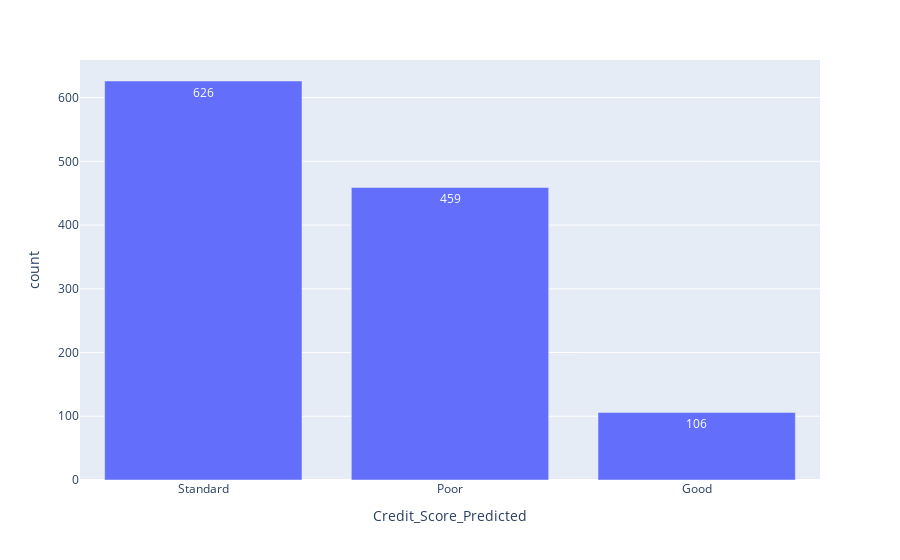

The cell this chart's notebook holds for it:
### Code cell
px.bar(df1['Credit_Score_Predicted'].value_counts().reset_index() , x='Credit_Score_Predicted', y = 'count' , text_auto=True)

### Figure 1 — Plotly figure (JSON) as saved in the notebook; plotly's stock layout.template omitted (floating-point values rounded to 4 significant figures)
{"data": [{"alignmentgroup": "True", "hovertemplate": "Credit_Score_Predicted=%{x}<br>count=%{y}<extra></extra>", "legendgroup": "", "marker": {"color": "#636efa", "pattern": {"shape": ""}}, "name": "", "offsetgroup": "", "orientation": "v", "showlegend": false, "textposition": "auto", "texttemplate": "%{y}", "type": "bar", "x": ["Standard", "Poor", "Good"], "xaxis": "x", "y": [626, 459, 106], "yaxis": "y"}], "layout": {"autosize": true, "barmode": "relative", "legend": {"tracegroupgap": 0}, "margin": {"t": 60}, "xaxis": {"anchor": "y", "autorange": true, "domain": [0, 1], "range": [-0.5, 2.5], "title": {"text": "Credit_Score_Predicted"}, "type": "category"}, "yaxis": {"anchor": "x", "autorange": true, "domain": [0, 1], "range": [0, 658.9], "title": {"text": "count"}, "type": "linear"}}}
